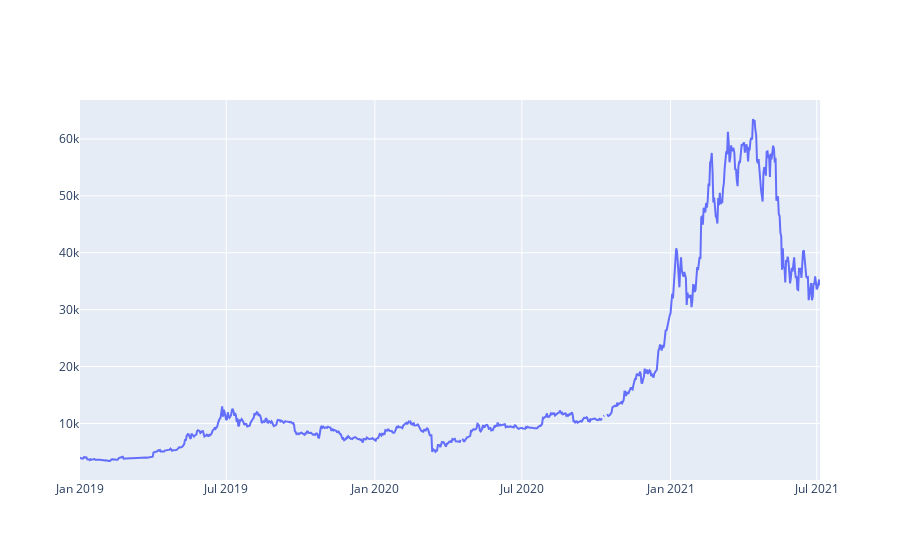

Here is the notebook cell this chart was saved with:
### Code cell
btc_trace = go.Scatter(x=data.index, y=data['Adj Close'], name= 'Price')
py.iplot([btc_trace])

### Figure 1 — Plotly figure (JSON) as saved in the notebook; plotly's stock layout.template omitted (floating-point values rounded to 4 significant figures; data arrays with more than 128 entries replaced by an {"elided": "..."} marker saying what was removed)
{"data": [{"y": {"elided": "917 float values"}, "x": {"elided": "917 str values"}, "type": "scatter", "name": "Price"}], "layout": {}}
